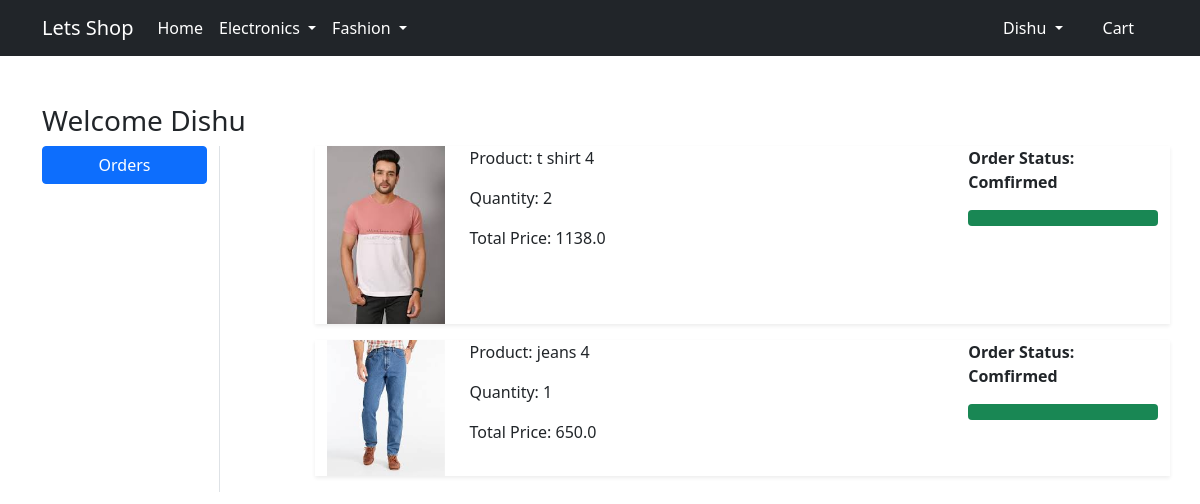
The app's page /order/ (signed in) with its own data.
### web/models.py (models this page shows, shortened)
class OrderPlaced(models.Model):
    user = models.ForeignKey(User, on_delete=models.CASCADE)
    customer = models.ForeignKey(Customer, on_delete=models.CASCADE)
    product = models.ForeignKey(Product, on_delete=models.CASCADE)
    quantity = models.PositiveBigIntegerField(default=1)
    ordered_dated = models.DateTimeField(auto_now_add=True)
    status = models.CharField(default='Comfirmed', max_length=50)
    @property
    def total_cost(self):
        return self.quantity * self.product.discounted_price

class Product(models.Model):
    tittle = models.CharField(max_length=150)
    selling_price =  models.FloatField()
    discounted_price = models.FloatField()
    description = models.TextField()
    brand = models.CharField(max_length=100)
    category = models.CharField(choices=CATEGORY_CHOICES, max_length=2)
    product_image = models.ImageField(upload_to='productimage')

### web/views.py (the view)
# urls.py: path('order/', views.order,name='order'),
@login_required
def order(request):
    order = OrderPlaced.objects.filter(user= request.user)
    return render(request,'order.html',{'orders':order})

### web/templates/order.html (shortened to what this page needs)
{% extends 'base.html' %}
{% load static %}
{% block main-content %}
<div class="container my-5">
 <div class="row">
 <h3>Welcome <span class="text-capitalize">{{request.user}}</span></h3>
  <div class="col-sm-2 border-end">
   <ul class="list-unstyled">
    <li class="d-grid"><a href="{% url 'order' %}" class="btn btn-primary">Orders</a></li>
   </ul>
  </div>
  <div class="col-sm-9 offset-sm-1">
    {% for order in orders %}
   <div class="row shadow-sm mb-3">
    <div class="col-sm-2">
        <img src="{{order.product.product_image.url}}" class="img-fluid" height="150" width="150" alt="">
    </div>
    <div class="col-sm-7">
        <p>Product: {{order.product.tittle}}</p>
        <p>Quantity: {{order.quantity}}</p>
        <p>Total Price: {{order.total_cost}}</p>
    </div>
    <div class="col-sm-3 fw-bold">
        <p>Order Status: {{order.status}}</p>
        {% if order.status == 'Comfirmed' %}
        <div class="progress">
            <div class="progress-bar bg-success" role="progressbar" style="width:100%" aria-valuenow="100"></div>
        </div>
        {% endif %}
    </div>
   </div>
   {% endfor %}
  </div>
 </div>
</div>
{% endblock main-content %}

### web/templates/base.html (shortened to what this page needs)
<!doctype html>
{% load static %}
<html lang="en">
  <head>
    <link href="https://cdn.jsdelivr.net/npm/bootstrap@5.0.0-beta1/dist/css/bootstrap.min.css" rel="stylesheet">
    <link rel="stylesheet" href="{% static 'web/css/owl.carousel.min.css' %}">
    <link rel="stylesheet" href="{% static 'web/css/all.min.css' %}">
    <link rel="stylesheet" href="{% static 'web/css/style.css' %}">
  </head>
  <body>
    <nav class="navbar navbar-expand-lg navbar-dark bg-dark">
     <div class="container">
       <a class="navbar-brand" href="/">Lets Shop</a>
       <div class="collapse navbar-collapse" id="navbarSupportedContent">
         <ul class="navbar-nav me-auto mb-2 mb-lg-0">
           <li class="nav-item">
             <a class="nav-link active" aria-current="page" href="/">Home</a>
           </li>
           <li class="nav-item dropdown">
             <a class="nav-link dropdown-toggle text-white" href="#" id="electronicsDropdown" role="button" data-bs-toggle="dropdown" aria-expanded="false">
               Electronics
             </a>
           </li>
           <li class="nav-item dropdown">
             <a class="nav-link dropdown-toggle text-white" href="#" id="fashionDropdown" role="button" data-bs-toggle="dropdown" aria-expanded="false">
               Fashion
             </a>
           </li>
         </ul>
         <div>
          <ul class="navbar-nav me-auto mb-2 mb-lg-0">
            {% if request.user.is_authenticated %}
           <li class="nav-item dropdown mx-2">
              <a class="nav-link dropdown-toggle text-white" href="#" id="profileDropdown" role="button" data-bs-toggle="dropdown" aria-expanded="false">
                <span class="text-capitalize">{{request.user}}</span>
              </a>
            </li>
            <li class="nav-item mx-2">
              <a href="{% url 'cart' %}" class="nav-link text-white mx-2"> Cart </a>
             </li>
            {% endif %}
          </ul>
         </div>
       </div>
     </div>
    </nav>
    {% block main-content %} {% endblock main-content %}
  </body>
</html>

### records on screen
OrderPlaced: product.product_image (picture), product.tittle "t shirt 4", quantity "2", total_cost "1138.0", status "Comfirmed"
OrderPlaced: product.product_image (picture), product.tittle "jeans 4", quantity "1", total_cost "650.0", status "Comfirmed"

### other values on screen
{{ request.user }} "Dishu"
